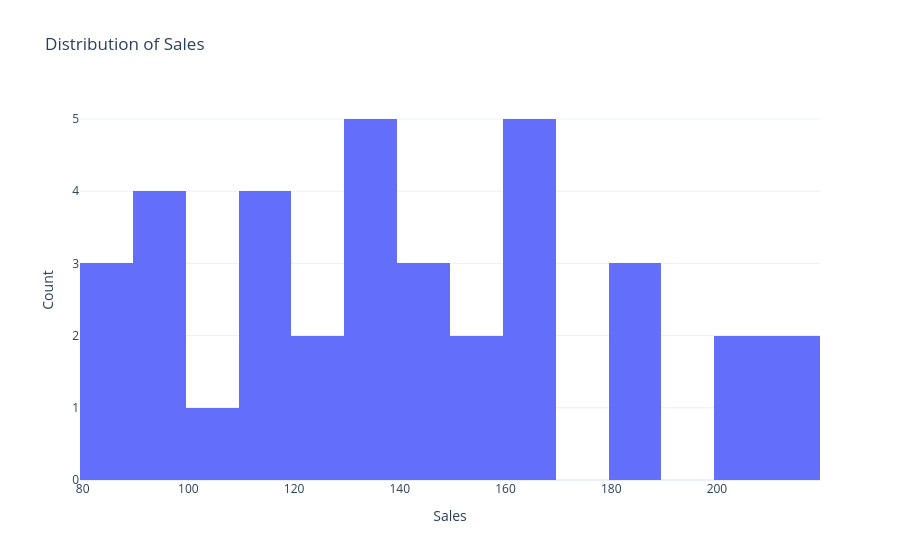

Notebook code cell kept with this figure:
### Code cell
#Example 3: Histogram
fig = px.histogram(
    df_plotly,
    x="sales",
    nbins=15,
    title="Distribution of Sales"
)

fig.update_layout(
    xaxis_title="Sales",
    yaxis_title="Count"
)

fig.show()

### Figure 1 — Plotly figure (JSON) as saved in the notebook; plotly's stock layout.template omitted (floating-point values rounded to 4 significant figures)
{"data": [{"bingroup": "x", "hovertemplate": "sales=%{x}<br>count=%{y}<extra></extra>", "legendgroup": "", "marker": {"color": "#636efa", "pattern": {"shape": ""}}, "name": "", "nbinsx": 15, "orientation": "v", "showlegend": false, "type": "histogram", "x": [182, 94, 182, 132, 117, 100, 137, 168, 138, 94, 130, 143, 130, 152, 211, 88, 163, 87, 160, 183, 213, 83, 123, 93, 119, 203, 94, 168, 208, 142, 160, 112, 120, 151, 112, 141], "xaxis": "x", "yaxis": "y"}], "layout": {"barmode": "relative", "legend": {"tracegroupgap": 0}, "title": {"text": "Distribution of Sales"}, "xaxis": {"anchor": "y", "domain": [0, 1], "title": {"text": "Sales"}}, "yaxis": {"anchor": "x", "domain": [0, 1], "title": {"text": "Count"}}}}
